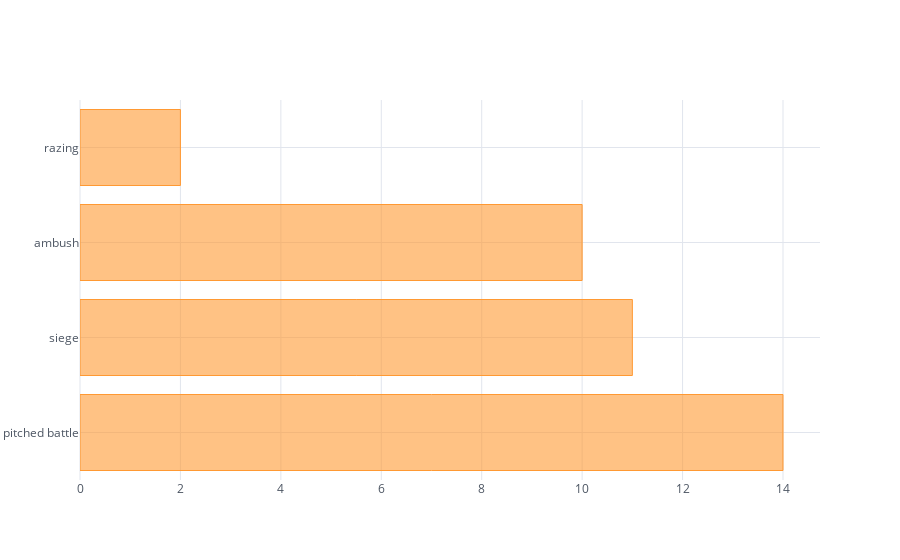

This figure's notebook cell:
### Markdown cell above
## Battle Style Distribution
Plenty of battles all across, yet the men of Westeros and Essos are men of honor. 
This is visible in the distribution which shows **pitched battle** as the most common style of battle.

### Code cell
battles_df.battle_type.value_counts().iplot(kind='barh')

### Figure 1 — Plotly figure (JSON) as saved in the notebook; plotly's stock layout.template omitted (floating-point values rounded to 4 significant figures)
{"data": [{"marker": {"color": "rgba(255, 153, 51, 0.6)", "line": {"color": "rgba(255, 153, 51, 1.0)", "width": 1}}, "name": "battle_type", "orientation": "h", "text": "", "type": "bar", "x": [14, 11, 10, 2], "y": ["pitched battle", "siege", "ambush", "razing"]}], "layout": {"legend": {"bgcolor": "#FFFFFF", "font": {"color": "#4D5663"}}, "paper_bgcolor": "#FFFFFF", "plot_bgcolor": "#FFFFFF", "titlefont": {"color": "#4D5663"}, "xaxis1": {"gridcolor": "#E1E5ED", "showgrid": true, "tickfont": {"color": "#4D5663"}, "title": "", "titlefont": {"color": "#4D5663"}, "zerolinecolor": "#E1E5ED"}, "yaxis1": {"gridcolor": "#E1E5ED", "showgrid": true, "tickfont": {"color": "#4D5663"}, "title": "", "titlefont": {"color": "#4D5663"}, "zerolinecolor": "#E1E5ED"}}}
